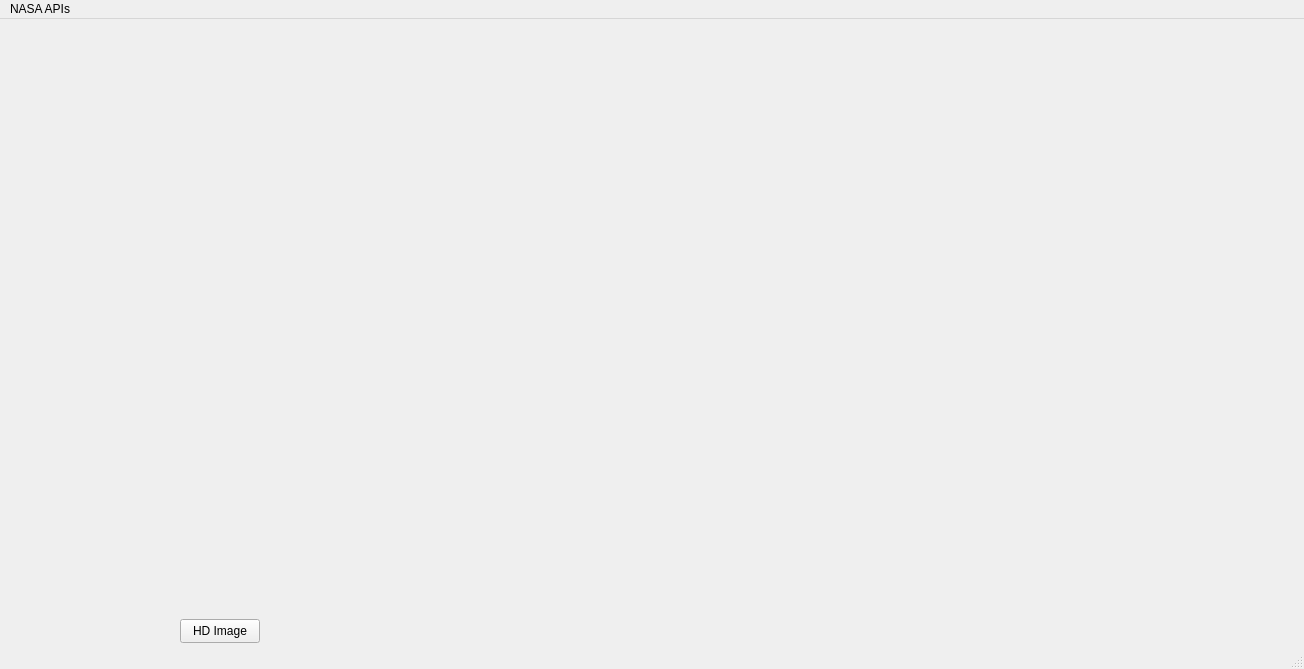
<?xml version="1.0" encoding="UTF-8"?>
<ui version="4.0">
 <class>MainWindow</class>
 <widget class="QMainWindow" name="MainWindow">
  <property name="geometry">
   <rect>
    <x>0</x>
    <y>0</y>
    <width>1304</width>
    <height>669</height>
   </rect>
  </property>
  <property name="windowTitle">
   <string>MainWindow</string>
  </property>
  <widget class="QWidget" name="centralwidget">
   <widget class="QLabel" name="label_date">
    <property name="geometry">
     <rect>
      <x>30</x>
      <y>270</y>
      <width>331</width>
      <height>31</height>
     </rect>
    </property>
    <property name="text">
     <string/>
    </property>
   </widget>
   <widget class="QPushButton" name="btnHDImage">
    <property name="geometry">
     <rect>
      <x>180</x>
      <y>600</y>
      <width>80</width>
      <height>24</height>
     </rect>
    </property>
    <property name="text">
     <string>HD Image</string>
    </property>
   </widget>
   <widget class="QLabel" name="label_apodTitle">
    <property name="geometry">
     <rect>
      <x>30</x>
      <y>320</y>
      <width>461</width>
      <height>41</height>
     </rect>
    </property>
    <property name="text">
     <string/>
    </property>
   </widget>
   <widget class="QLabel" name="label_apodImage">
    <property name="geometry">
     <rect>
      <x>30</x>
      <y>20</y>
      <width>471</width>
      <height>231</height>
     </rect>
    </property>
    <property name="text">
     <string/>
    </property>
   </widget>
   <widget class="QLabel" name="label_apodDesc">
    <property name="geometry">
     <rect>
      <x>30</x>
      <y>390</y>
      <width>521</width>
      <height>191</height>
     </rect>
    </property>
    <property name="text">
     <string/>
    </property>
    <property name="wordWrap">
     <bool>true</bool>
    </property>
   </widget>
   <widget class="QLabel" name="label_neowTitle">
    <property name="geometry">
     <rect>
      <x>780</x>
      <y>20</y>
      <width>481</width>
      <height>51</height>
     </rect>
    </property>
    <property name="text">
     <string/>
    </property>
   </widget>
   <widget class="QLabel" name="label_neowDateTime">
    <property name="geometry">
     <rect>
      <x>780</x>
      <y>80</y>
      <width>481</width>
      <height>51</height>
     </rect>
    </property>
    <property name="text">
     <string/>
    </property>
   </widget>
   <widget class="QLabel" name="label_missDistance">
    <property name="geometry">
     <rect>
      <x>780</x>
      <y>140</y>
      <width>481</width>
      <height>51</height>
     </rect>
    </property>
    <property name="text">
     <string/>
    </property>
   </widget>
   <widget class="QLabel" name="label_isHazardous">
    <property name="geometry">
     <rect>
      <x>780</x>
      <y>200</y>
      <width>481</width>
      <height>51</height>
     </rect>
    </property>
    <property name="text">
     <string/>
    </property>
   </widget>
  </widget>
  <widget class="QMenuBar" name="menubar">
   <property name="geometry">
    <rect>
     <x>0</x>
     <y>0</y>
     <width>1304</width>
     <height>21</height>
    </rect>
   </property>
   <widget class="QMenu" name="menuNASA_APIs">
    <property name="title">
     <string>NASA APIs</string>
    </property>
   </widget>
   <addaction name="menuNASA_APIs"/>
  </widget>
  <widget class="QStatusBar" name="statusbar"/>
 </widget>
 <resources/>
 <connections/>
</ui>
